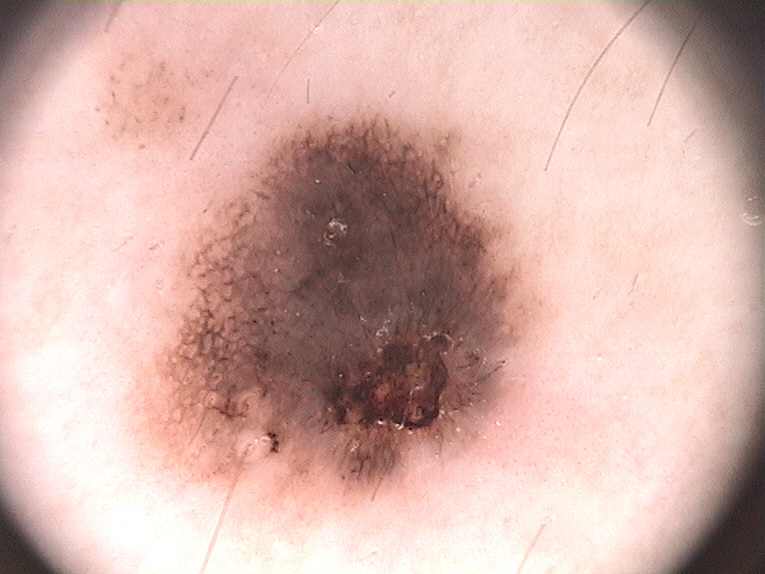
#> input picture IMD004.bmp, 765 x 574 px
$ python asimetry.py
#> lines starting #> are read from the running program, lines starting #| are printed output that depends on the picture
import cv2
import numpy as np
from PIL import Image

image = Image.open("IMD004.bmp")
#> image is the input picture: PIL image 765x574 RGB; mean R, G, B 213.7, 177.6, 169.8
flip_1 =image.transpose(Image.ROTATE_270)
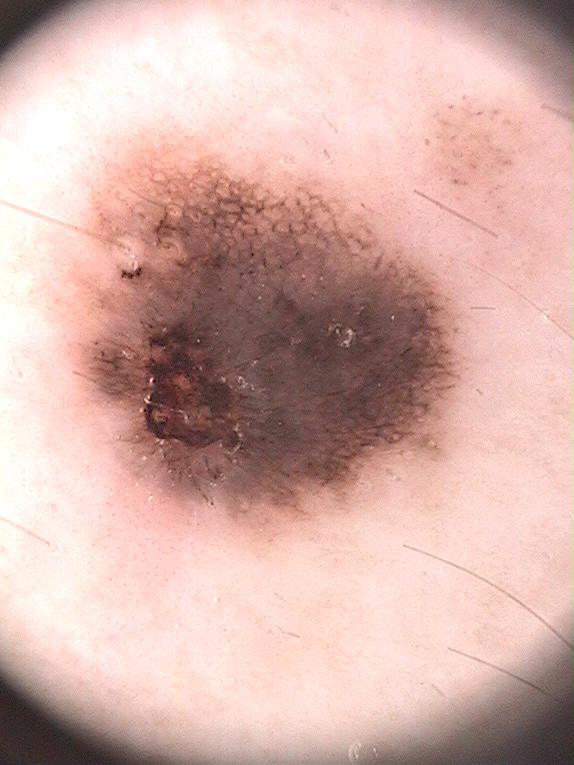
#> flip_1: PIL image 574x765 RGB; mean R, G, B 213.7, 177.6, 169.8

image.show("original Image")
flip_1.show("Rotated Image")

$ run again, with Nuevaimg.png saved as IMD004.bmp
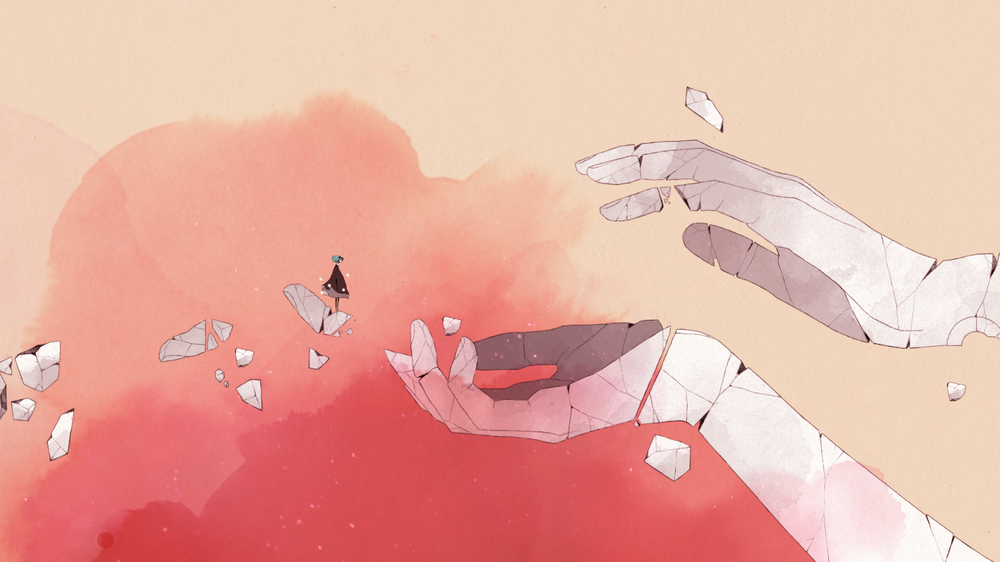
#> input picture Nuevaimg.png, 1000 x 562 px, shrunk from 1600 x 900 before the run
#> image is the input picture: PIL image 1000x562 RGB; mean R, G, B 233.2, 175.4, 162.8
#> `flip_1 =image.transpose(Image.ROTATE_270)`:
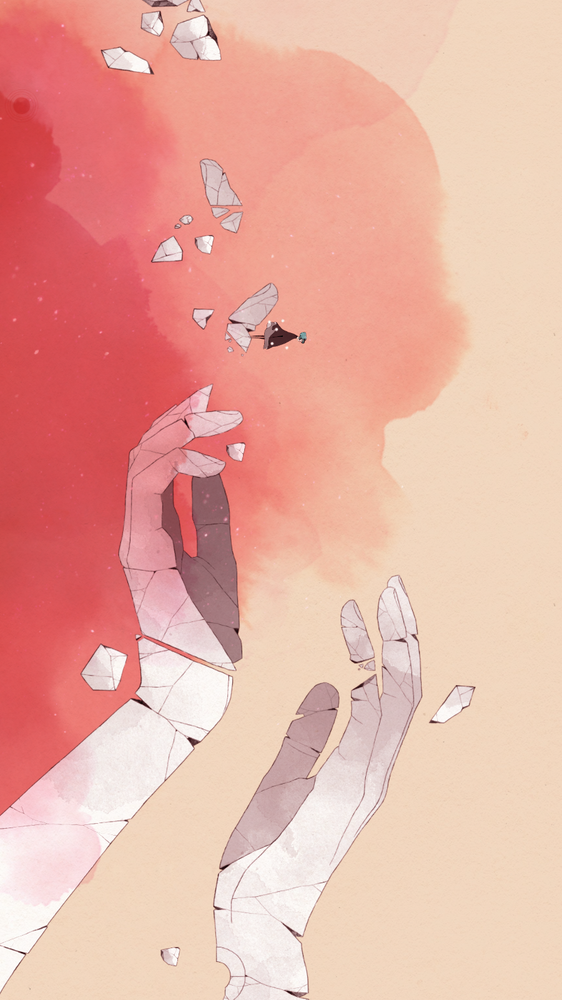
#> flip_1: PIL image 562x1000 RGB; mean R, G, B 233.2, 175.4, 162.8
